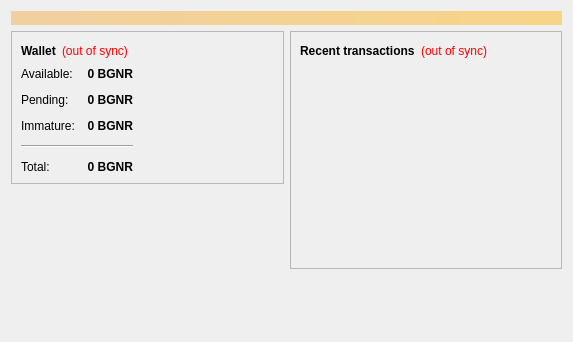
<?xml version="1.0" encoding="UTF-8"?>
<ui version="4.0">
 <class>OverviewPage</class>
 <widget class="QWidget" name="OverviewPage">
  <property name="geometry">
   <rect>
    <x>0</x>
    <y>0</y>
    <width>573</width>
    <height>342</height>
   </rect>
  </property>
  <property name="windowTitle">
   <string>Form</string>
  </property>
  <layout class="QVBoxLayout" name="topLayout">
   <item>
    <widget class="QLabel" name="labelAlerts">
     <property name="visible">
      <bool>false</bool>
     </property>
     <property name="styleSheet">
      <string notr="true">background-color: qlineargradient(x1: 0, y1: 0, x2: 1, y2: 0, stop:0 #F0D0A0, stop:1 #F8D488); color:#000000;</string>
     </property>
     <property name="wordWrap">
      <bool>true</bool>
     </property>
     <property name="margin">
      <number>3</number>
     </property>
    </widget>
   </item>
   <item>
    <layout class="QHBoxLayout" name="horizontalLayout" stretch="1,1">
     <item>
      <layout class="QVBoxLayout" name="verticalLayout_2">
       <item>
        <widget class="QFrame" name="frame">
         <property name="frameShape">
          <enum>QFrame::StyledPanel</enum>
         </property>
         <property name="frameShadow">
          <enum>QFrame::Raised</enum>
         </property>
         <layout class="QVBoxLayout" name="verticalLayout_4">
          <item>
           <layout class="QHBoxLayout" name="horizontalLayout_4">
            <item>
             <widget class="QLabel" name="label_5">
              <property name="font">
               <font>
                <weight>75</weight>
                <bold>true</bold>
               </font>
              </property>
              <property name="text">
               <string>Wallet</string>
              </property>
             </widget>
            </item>
            <item>
             <widget class="QLabel" name="labelWalletStatus">
              <property name="toolTip">
               <string>The displayed information may be out of date. Your wallet automatically synchronizes with the Beginnercoin network after a connection is established, but this process has not completed yet.</string>
              </property>
              <property name="styleSheet">
               <string notr="true">QLabel { color: red; }</string>
              </property>
              <property name="text">
               <string notr="true">(out of sync)</string>
              </property>
              <property name="alignment">
               <set>Qt::AlignLeading|Qt::AlignLeft|Qt::AlignVCenter</set>
              </property>
             </widget>
            </item>
            <item>
             <spacer name="horizontalSpacer_2">
              <property name="orientation">
               <enum>Qt::Horizontal</enum>
              </property>
              <property name="sizeHint" stdset="0">
               <size>
                <width>40</width>
                <height>20</height>
               </size>
              </property>
             </spacer>
            </item>
           </layout>
          </item>
          <item>
          <layout class="QHBoxLayout" name="horizontalLayout_3">
           <item>
           <layout class="QFormLayout" name="formLayout_2">
            <property name="fieldGrowthPolicy">
             <enum>QFormLayout::AllNonFixedFieldsGrow</enum>
            </property>
            <property name="horizontalSpacing">
             <number>12</number>
            </property>
            <property name="verticalSpacing">
             <number>12</number>
            </property>
            <item row="0" column="0">
             <widget class="QLabel" name="label">
              <property name="text">
               <string>Available:</string>
              </property>
             </widget>
            </item>
            <item row="0" column="1">
             <widget class="QLabel" name="labelBalance">
              <property name="font">
               <font>
                <weight>75</weight>
                <bold>true</bold>
               </font>
              </property>
              <property name="cursor">
               <cursorShape>IBeamCursor</cursorShape>
              </property>
              <property name="toolTip">
               <string>Your current spendable balance</string>
              </property>
              <property name="text">
               <string notr="true">0 BGNR</string>
              </property>
              <property name="alignment">
               <set>Qt::AlignRight|Qt::AlignTrailing|Qt::AlignVCenter</set>
              </property>
              <property name="textInteractionFlags">
               <set>Qt::LinksAccessibleByMouse|Qt::TextSelectableByKeyboard|Qt::TextSelectableByMouse</set>
              </property>
             </widget>
            </item>
            <item row="1" column="0">
             <widget class="QLabel" name="label_3">
              <property name="text">
               <string>Pending:</string>
              </property>
             </widget>
            </item>
            <item row="1" column="1">
             <widget class="QLabel" name="labelUnconfirmed">
              <property name="font">
               <font>
                <weight>75</weight>
                <bold>true</bold>
               </font>
              </property>
              <property name="cursor">
               <cursorShape>IBeamCursor</cursorShape>
              </property>
              <property name="toolTip">
               <string>Total of transactions that have yet to be confirmed, and do not yet count toward the spendable balance</string>
              </property>
              <property name="text">
               <string notr="true">0 BGNR</string>
              </property>
              <property name="alignment">
               <set>Qt::AlignRight|Qt::AlignTrailing|Qt::AlignVCenter</set>
              </property>
              <property name="textInteractionFlags">
               <set>Qt::LinksAccessibleByMouse|Qt::TextSelectableByKeyboard|Qt::TextSelectableByMouse</set>
              </property>
             </widget>
            </item>
            <item row="2" column="0">
             <widget class="QLabel" name="labelImmatureText">
              <property name="text">
               <string>Immature:</string>
              </property>
             </widget>
            </item>
            <item row="2" column="1">
             <widget class="QLabel" name="labelImmature">
              <property name="font">
               <font>
                <weight>75</weight>
                <bold>true</bold>
               </font>
              </property>
              <property name="toolTip">
               <string>Mined balance that has not yet matured</string>
              </property>
              <property name="text">
               <string notr="true">0 BGNR</string>
              </property>
              <property name="alignment">
               <set>Qt::AlignRight|Qt::AlignTrailing|Qt::AlignVCenter</set>
              </property>
              <property name="textInteractionFlags">
               <set>Qt::LinksAccessibleByMouse|Qt::TextSelectableByKeyboard|Qt::TextSelectableByMouse</set>
              </property>
             </widget>
            </item>
            <item row="4" column="0">
             <widget class="QLabel" name="labelTotalText">
              <property name="text">
               <string>Total:</string>
              </property>
             </widget>
            </item>
            <item row="4" column="1">
             <widget class="QLabel" name="labelTotal">
              <property name="font">
               <font>
                <weight>75</weight>
                <bold>true</bold>
               </font>
              </property>
              <property name="cursor">
               <cursorShape>IBeamCursor</cursorShape>
              </property>
              <property name="toolTip">
               <string>Your current total balance</string>
              </property>
              <property name="text">
               <string notr="true">0 BGNR</string>
              </property>
              <property name="alignment">
               <set>Qt::AlignRight|Qt::AlignTrailing|Qt::AlignVCenter</set>
              </property>
              <property name="textInteractionFlags">
               <set>Qt::LinksAccessibleByMouse|Qt::TextSelectableByKeyboard|Qt::TextSelectableByMouse</set>
              </property>
             </widget>
            </item>
            <item row="3" column="0" colspan="2">
             <widget class="Line" name="line">
              <property name="orientation">
               <enum>Qt::Horizontal</enum>
              </property>
             </widget>
            </item>
           </layout>
          </item>
            <item>
             <spacer name="horizontalSpacer_3">
              <property name="orientation">
               <enum>Qt::Horizontal</enum>
              </property>
              <property name="sizeHint" stdset="0">
               <size>
                <width>40</width>
                <height>20</height>
               </size>
              </property>
             </spacer>
            </item>
           </layout>
          </item>
         </layout>
        </widget>
       </item>
       <item>
        <spacer name="verticalSpacer">
         <property name="orientation">
          <enum>Qt::Vertical</enum>
         </property>
         <property name="sizeHint" stdset="0">
          <size>
           <width>20</width>
           <height>40</height>
          </size>
         </property>
        </spacer>
       </item>
      </layout>
     </item>
     <item>
      <layout class="QVBoxLayout" name="verticalLayout_3">
       <item>
        <widget class="QFrame" name="frame_2">
         <property name="frameShape">
          <enum>QFrame::StyledPanel</enum>
         </property>
         <property name="frameShadow">
          <enum>QFrame::Raised</enum>
         </property>
         <layout class="QVBoxLayout" name="verticalLayout">
          <item>
           <layout class="QHBoxLayout" name="horizontalLayout_2">
            <item>
             <widget class="QLabel" name="label_4">
              <property name="text">
               <string>&lt;b&gt;Recent transactions&lt;/b&gt;</string>
              </property>
             </widget>
            </item>
            <item>
             <widget class="QLabel" name="labelTransactionsStatus">
              <property name="toolTip">
               <string>The displayed information may be out of date. Your wallet automatically synchronizes with the Beginnercoin network after a connection is established, but this process has not completed yet.</string>
              </property>
              <property name="styleSheet">
               <string notr="true">QLabel { color: red; }</string>
              </property>
              <property name="text">
               <string notr="true">(out of sync)</string>
              </property>
              <property name="alignment">
               <set>Qt::AlignRight|Qt::AlignTrailing|Qt::AlignVCenter</set>
              </property>
             </widget>
            </item>
            <item>
             <spacer name="horizontalSpacer">
              <property name="orientation">
               <enum>Qt::Horizontal</enum>
              </property>
              <property name="sizeHint" stdset="0">
               <size>
                <width>40</width>
                <height>20</height>
               </size>
              </property>
             </spacer>
            </item>
           </layout>
          </item>
          <item>
           <widget class="QListView" name="listTransactions">
            <property name="styleSheet">
             <string notr="true">QListView { background: transparent; }</string>
            </property>
            <property name="frameShape">
             <enum>QFrame::NoFrame</enum>
            </property>
            <property name="verticalScrollBarPolicy">
             <enum>Qt::ScrollBarAlwaysOff</enum>
            </property>
            <property name="horizontalScrollBarPolicy">
             <enum>Qt::ScrollBarAlwaysOff</enum>
            </property>
            <property name="selectionMode">
             <enum>QAbstractItemView::NoSelection</enum>
            </property>
           </widget>
          </item>
         </layout>
        </widget>
       </item>
       <item>
        <spacer name="verticalSpacer_2">
         <property name="orientation">
          <enum>Qt::Vertical</enum>
         </property>
         <property name="sizeHint" stdset="0">
          <size>
           <width>20</width>
           <height>40</height>
          </size>
         </property>
        </spacer>
       </item>
      </layout>
     </item>
    </layout>
   </item>
  </layout>
 </widget>
 <resources/>
 <connections/>
</ui>
